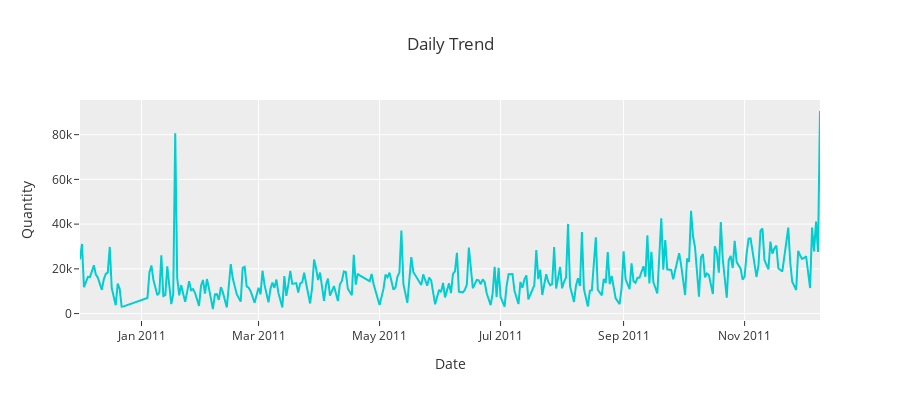

The cell this chart's notebook holds for it:
### Code cell
fig = go.Figure(data=[go.Scatter(x=daily_quantity.Date,y=daily_quantity.Quantity, line_color = 'darkturquoise')])
fig.update_layout(xaxis_title="Date",yaxis_title="Quantity",title='Daily Trend', height=400,template='ggplot2')
fig.show()

### Figure 1 — Plotly figure (JSON) as saved in the notebook; plotly's stock layout.template omitted (floating-point values rounded to 4 significant figures; data arrays with more than 128 entries replaced by an {"elided": "..."} marker saying what was removed)
{"data": [{"line": {"color": "darkturquoise"}, "type": "scatter", "x": {"elided": "305 str values"}, "y": {"elided": "305 int values"}}], "layout": {"height": 400, "title": {"text": "Daily Trend"}, "xaxis": {"title": {"text": "Date"}}, "yaxis": {"title": {"text": "Quantity"}}}}
